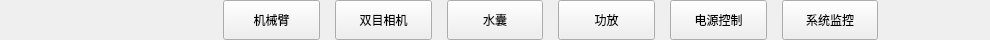
<?xml version="1.0" encoding="UTF-8"?>
<ui version="4.0">
 <class>ConnectInfo</class>
 <widget class="qMRMLWidget" name="ConnectInfo">
  <property name="geometry">
   <rect>
    <x>0</x>
    <y>0</y>
    <width>990</width>
    <height>40</height>
   </rect>
  </property>
  <property name="styleSheet">
   <string notr="true"/>
  </property>
  <layout class="QHBoxLayout" name="horizontalLayout">
   <property name="leftMargin">
    <number>0</number>
   </property>
   <property name="topMargin">
    <number>0</number>
   </property>
   <property name="rightMargin">
    <number>0</number>
   </property>
   <property name="bottomMargin">
    <number>0</number>
   </property>
   <item>
    <widget class="QWidget" name="widget_3" native="true">
     <layout class="QHBoxLayout" name="horizontalLayout_2">
      <property name="spacing">
       <number>15</number>
      </property>
      <property name="leftMargin">
       <number>0</number>
      </property>
      <property name="topMargin">
       <number>0</number>
      </property>
      <property name="rightMargin">
       <number>0</number>
      </property>
      <property name="bottomMargin">
       <number>0</number>
      </property>
      <item>
       <widget class="QLabel" name="label_3">
        <property name="text">
         <string/>
        </property>
       </widget>
      </item>
      <item>
       <widget class="QLabel" name="label_2">
        <property name="text">
         <string/>
        </property>
       </widget>
      </item>
      <item>
       <widget class="QPushButton" name="pushButton_2">
        <property name="minimumSize">
         <size>
          <width>0</width>
          <height>40</height>
         </size>
        </property>
        <property name="text">
         <string>机械臂</string>
        </property>
       </widget>
      </item>
      <item>
       <widget class="QPushButton" name="pushButton">
        <property name="minimumSize">
         <size>
          <width>0</width>
          <height>40</height>
         </size>
        </property>
        <property name="text">
         <string>双目相机</string>
        </property>
       </widget>
      </item>
      <item>
       <widget class="QPushButton" name="pushButton_3">
        <property name="minimumSize">
         <size>
          <width>0</width>
          <height>40</height>
         </size>
        </property>
        <property name="text">
         <string>水囊</string>
        </property>
       </widget>
      </item>
      <item>
       <widget class="QPushButton" name="pushButton_4">
        <property name="minimumSize">
         <size>
          <width>0</width>
          <height>40</height>
         </size>
        </property>
        <property name="text">
         <string>功放</string>
        </property>
       </widget>
      </item>
      <item>
       <widget class="QPushButton" name="pushButton_5">
        <property name="minimumSize">
         <size>
          <width>0</width>
          <height>40</height>
         </size>
        </property>
        <property name="text">
         <string>电源控制</string>
        </property>
       </widget>
      </item>
      <item>
       <widget class="QPushButton" name="pushButton_6">
        <property name="minimumSize">
         <size>
          <width>0</width>
          <height>40</height>
         </size>
        </property>
        <property name="text">
         <string>系统监控</string>
        </property>
       </widget>
      </item>
      <item>
       <widget class="QLabel" name="label">
        <property name="minimumSize">
         <size>
          <width>0</width>
          <height>40</height>
         </size>
        </property>
        <property name="text">
         <string/>
        </property>
        <property name="alignment">
         <set>Qt::AlignCenter</set>
        </property>
       </widget>
      </item>
     </layout>
    </widget>
   </item>
  </layout>
 </widget>
 <customwidgets>
  <customwidget>
   <class>qMRMLWidget</class>
   <extends>QWidget</extends>
   <header>qMRMLWidget.h</header>
   <container>1</container>
  </customwidget>
 </customwidgets>
 <resources/>
 <connections/>
</ui>
